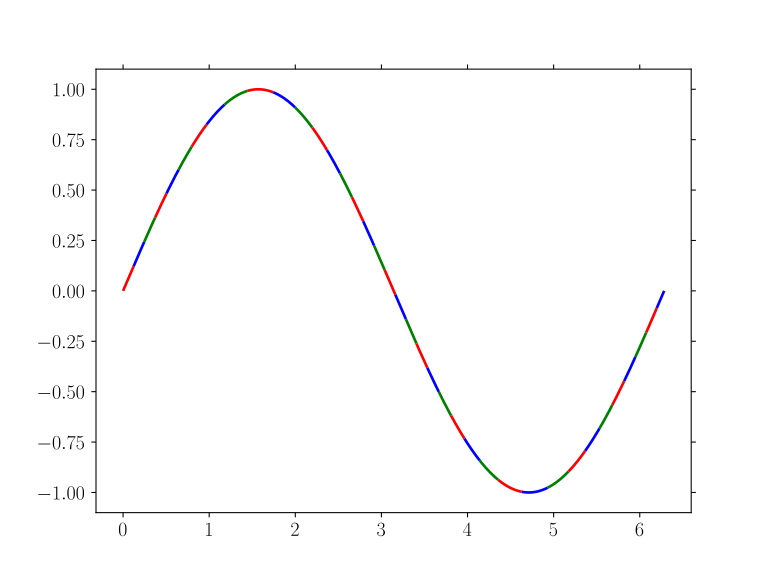

Write Python code to recreate this figure.
import matplotlib.pyplot as plt
import numpy as np

plt.style.use(["goose", "goose-latex"])

x = np.linspace(0, 2 * np.pi, 1000)
y = np.sin(x)

fig, ax = plt.subplots()

ax.plot(x, y, linestyle=(0, (10, 20)), color="r")
ax.plot(x, y, linestyle=(10, (10, 20)), color="g")
ax.plot(x, y, linestyle=(20, (10, 20)), color="b")

plt.savefig("multicolor.svg")
